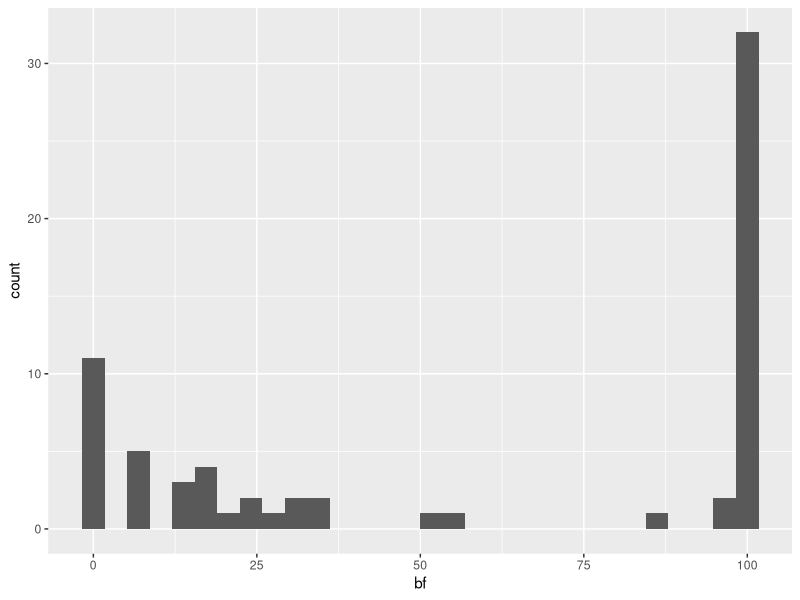

R code for this plot:
library(tidyverse)

d = read_csv("results_corley_highvar.csv", col_names=F)
names(d) = c("nsubj", "nitems", "i", "bf", "p")

d = mutate(d, repeated = i == lag(i),
           repeated = ifelse(is.na(repeated), FALSE, repeated),
           diff = i - lag(i), 
           nextdiff = lead(diff)) %>%
  filter(nextdiff != 0,
         (bf < 1/6 | bf > 6) | nsubj == 500) %>%
  mutate(bf = ifelse(bf > 100, 100, bf))


ggplot(d, aes(x=bf)) + geom_histogram()

mean(d$bf > 6)
d[d$bf > (1/6) & d$bf < 6, ]

nrow(d)

table(d$nsubj)
